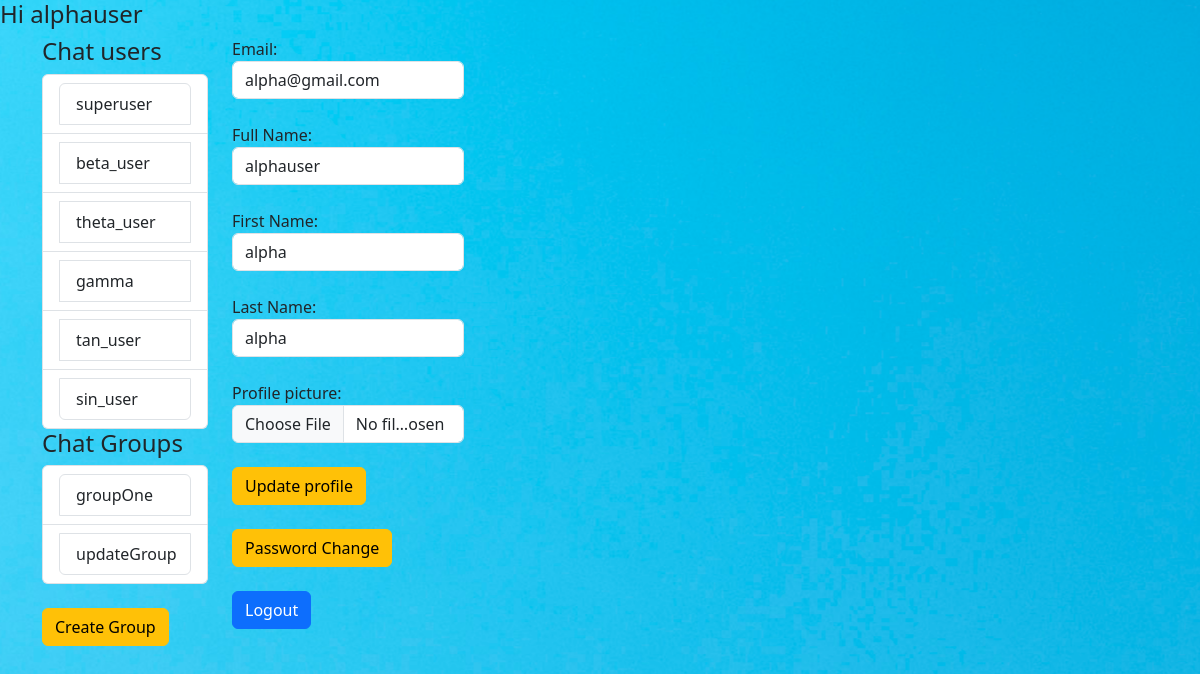
The page /reg/profile/ (signed in) on the database its author committed.
### registration/models.py (models this page shows, shortened)
class User(AbstractBaseUser):
    email = models.EmailField(max_length=200, verbose_name="Email", unique=True)
    username = models.CharField(max_length=70, verbose_name="Full Name")
    first_name = models.CharField(max_length=70, verbose_name="First Name")
    last_name = models.CharField(max_length=70, verbose_name="Last Name")
    profile_picture = models.ImageField(upload_to ='uploads/',blank=True, null=True)
    is_verified = models.BooleanField(default=False)
    otp = models.CharField(max_length=6, blank=True, null=True)
    is_active = models.BooleanField(default=True)
    is_admin = models.BooleanField(default=False)
    created_at = models.DateTimeField(auto_now_add= True)
    updated_at = models.DateTimeField(auto_now=True)
    last_login = models.DateTimeField(auto_now=True)
    objects = UserManager()
    USERNAME_FIELD = 'email'
    REQUIRED_FIELDS = ['username','otp','first_name','last_name']
    def __str__(self):
        return self.email

### chatapp/models.py (models this page shows)
class Group(models.Model):
    name = models.CharField(max_length=20)
    timestamp = models.DateTimeField(auto_now=True)
    members = models.ManyToManyField(User, blank=False, related_name='group_members')

### registration/views.py (the view)
# urls.py: path('profile/',views.userprofile, name='profile'),
@login_required
def userprofile(request):
    if request.user.is_authenticated:
        all_user = User.objects.all().exclude(is_verified=False)
        all_groups = Group.objects.filter(members=request.user).annotate(
                                            num_members=Count('members')).filter(members__gt=3)
        if request.method == "POST":
            if request.user.is_admin == True:
                fm = AdminProfileForm(request.POST, instance= request.user)
                user = all_user
            else:
                fm = UserProfileForm(request.POST, instance= request.user)
                user = None
            if fm.is_valid():
               fm.save()
               messages.success(request, "Your Profile data is updated")
        else:
            if request.user.is_admin == True:
                fm = AdminProfileForm(instance= request.user)
                user = all_user
            else:
                fm = UserProfileForm(instance= request.user)
                user = None
        return render(request, 'registration/profilepage.html', {'nm': request.user, 'FORM': fm, 'users':user,
                                                                 'chat_users':all_user.exclude(email=request.user),
                                                                 'all_groups':all_groups})
    else:
        return HttpResponseRedirect('/reg/login/')

### registration/forms.py
class UserProfileForm(UserChangeForm):
    password = None
    class Meta:
        model = User
        fields = ['email','username','first_name','last_name','profile_picture']
        labels = {'email':'Email'}
        widgets = {'email': forms.EmailInput(attrs={'class':'form-control'}),
                   'username': forms.TextInput(attrs={'class':'form-control'}),
                   'first_name': forms.TextInput(attrs={'class':'form-control'}),
                   'last_name': forms.TextInput(attrs={'class':'form-control'}),
                   'profile_picture': forms.FileInput(attrs={'class':'form-control'})
                   }

### registration/templates/registration/profilepage.html (shortened to what this page needs)
{% extends 'registration/home.html' %}
{% load static %}
{% block basecontent %}
    <h4>Hi {{nm.username}}</h4>
    <div class="container">
        <div class="row">
            <div class="col-md-2">
                <h4>Chat users</h4>
                <ul class="list-group">
                    {% for oneuser in chat_users %}
                    <li class="list-group-item">
                    <a href="{% url 'create_chatgroup' nm.id oneuser.id %}" class="list-group-item list-group-item-action">
                        {{oneuser.username}}</a>
                    </li>
                    {% endfor %}
                </ul>
                <h4>Chat Groups</h4>
                <ul class="list-group">
                    {% for group in all_groups %}
                    <li class="list-group-item">
                    <a href="{% url 'community_chat' group.name %}" class="list-group-item list-group-item-action">
                        {{group.name}}</a>
                    </li>
                    {% endfor %}
                </ul>
                <br>
                <a href="{% url 'create_communitygroup' %}" class="btn btn-warning">
                    Create Group</a>
                <br>
            </div>
            <div class="col-md-10">
                <form action="" method="POST" novalidate>
                    {% for foo in FORM %}
                    <div class="form-group col-3">
                        {{foo.label_tag}} <br>{{foo}} {{form.errors | striptags}}
                    </div> <br>
                    {% endfor %}
                    <input type="submit" value="Update profile" class="btn btn-warning">
                </form>
                <br>
                <a href="{% url 'chpass' %}" class="btn btn-warning">Password Change</a>
                <br>
                <br>
                <a href="{% url 'logout' %}" class="btn btn-primary">Logout</a>
            </div>
        </div>
    </div>
{% endblock basecontent %}

### rows shown on the page
User: username "superuser"
User: username "beta_user"
User: username "theta_user"
User: username "gamma"
User: username "tan_user"
User: username "sin_user"
Group: name "groupOne"
Group: name "updateGroup"
User: FORM "alpha@gmail.com" "alphauser" "alpha" "alpha"

### other values the page prints
{{ foo.label_tag }} "Email:" "Full Name:" "First Name:" "Last Name:" "Profile picture:"
